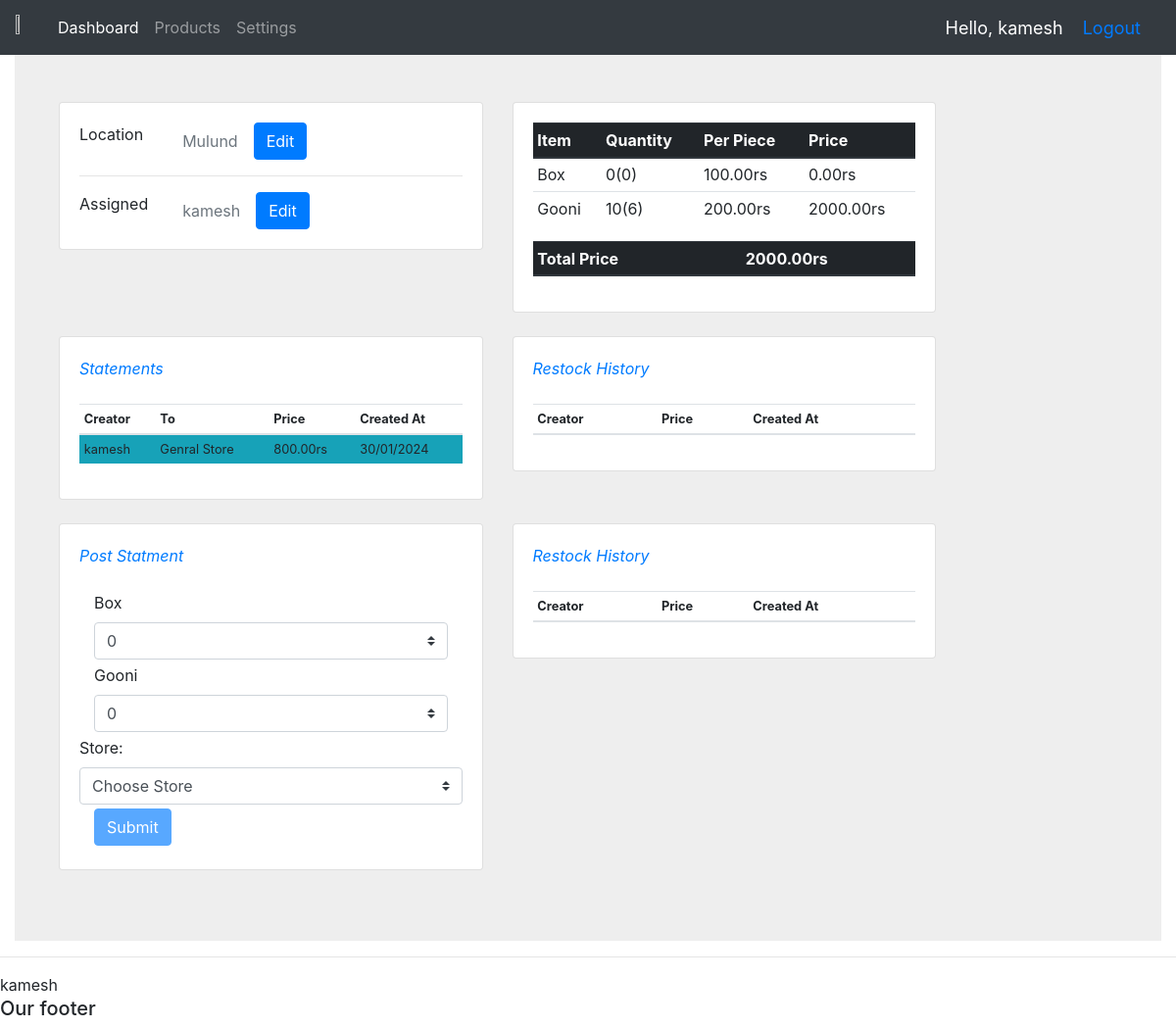
Page /location/2/ (signed in) on the committed database.
### accounts/models.py (models this page shows, shortened)
class Location(models.Model):
    name = models.CharField(max_length=50)
    person = models.OneToOneField(
        Person, on_delete=models.SET_NULL, null=True, blank=True
    )
    def get_inevn_data(self):
        ivent = Inventory.objects.filter(location=self)
        lst = []
        total = 0
        for each in ivent:
            data = {
                "name": each.item.name,
                "quan": each.quantity,
                "pend": each.pend,
                "per": each.item.price,
                "totP": each.price,
                "range": range(1, each.quantity + 1)
            }
            lst.append(data)
            total += data["totP"]
        return {"total_price": total, "data": lst}
    def get_statement(self):
        raw_statements = StoreStatement.objects.filter(warehouse=self).order_by(
            "-created_at"
        )
        statements = []
        color_map = {
            "Approved": "bg-success",
            "Rejected": "bg-danger",
            "Pending": "bg-info",
        }
        for each in raw_statements:
            data = each.get_ST_Info()
            data["status"] = color_map[data["status"]]
            statements.append(data)
        return statements
    def get_restock(self):
        raw_statements = LocationStatement.objects.filter(warehouse=self).order_by(
            "-created_at"
        )
        statements = []
        color_map = {
            "Approved": "bg-success",
            "Rejected": "bg-danger",
            "Pending": "bg-info",
        }
        for each in raw_statements:
            data = each.get_ST_Info()
            data["status"] = color_map[data["status"]]
            statements.append(data)
        return statements

class Person(models.Model):
    user = models.OneToOneField(User, on_delete=models.CASCADE, null=True, blank=True)
    full_name = models.CharField(max_length=50, null=True, blank=True)
    number = models.CharField(max_length=15, null=True, blank=True)
    is_owner = models.BooleanField(default=False)
    def has_location(self):
        try:
            self.location
            return True
        except:
            return False
    def get_assigned_location_name(self):
        if self.has_location():
            return self.location
        else:
            return None
    def __str__(self):
        return str(self.user)

class Item(models.Model):
    name = models.CharField(max_length=50)
    price = models.DecimalField(max_digits=10, decimal_places=2)

class Store(models.Model):
    name = models.CharField(max_length=50)
    owner = models.CharField(max_length=25, null=True, blank=True)
    phone = models.CharField(max_length=10, null=True, blank=True)
    address = models.CharField(max_length=255, null=True, blank=True)
    location = models.ForeignKey(Location, on_delete=models.CASCADE)
    def __str__(self):
        return self.name

### accounts/decorators.py (the view)
    def wrapper(request, location_id, *args, **kwargs):
        try:
            lc = Location.objects.get(id=location_id)
        except Location.DoesNotExist:
            return render(request, 'accounts/my404.html', status=HTTPStatus.NOT_FOUND)
        if lc.person == request.user.person or request.user.person.is_owner:
            return view_func(request, location_id, *args, **kwargs)
        else:
            raise PermissionDenied("You do not have permission to view this statement")

### accounts/models.py (called while the page is built)
    @property
    def price(self):
        return self.quantity * self.item.price

    @property
    def price(self):
        return self.item.price * self.quantity

    def get_ST_Info(self):
        dataSt = {
            "from": self.warehouse,
            "to": self.customer,
            "creator": self.creator,
            "status": self.status,
            "itemList": self.tags.all(),
            "created_at": self.created_at.strftime('%d/%m/%Y'),
            "id": self.id,
        }
        dataSt["price"] = self.price
        return dataSt

    @property
    def price(self):
        return sum(item_quantity.price for item_quantity in self.tags.all())

### accounts/views.py (called while the page is built)
def addEach(lstOpt, persons):
    for each in persons:
        lstOpt.append((each.id, each))
    return lstOpt

### accounts/templates/accounts/locationInfo.html (shortened to what this page needs)
{% extends 'accounts/main.html' %}
{% block content %}
<section style="background-color: #eee;">
  <div class="container py-5">
    <div class="col-lg-12">
      <div class="row">
        <div class="col-md-5 mb-4">
          <div class="card">
            <div class="card-body">
              <div class="row">
                <div class="col-sm-3">
                  <p class="mb-0">Location</p>
                </div>
                <div class="col-sm-9 d-flex align-items-center">
                  <p class="text-muted mb-0">{{ location.name }}</p>
                  {% if request.user.person.is_owner %}
                  {% include 'accounts/editLocName.html' %}
                  {% endif %}
                </div>
              </div>
              <hr>
              <div class="row">
                <div class="col-sm-3">
                  <p class="mb-0">Assigned</p>
                </div>
                <div class="col-sm-9 d-flex align-items-center">
                  <p class="text-muted mb-0">{{ location.person }}</p>
                  {% if request.user.person.is_owner %}
                  {% include 'accounts/editAssignedLoc.html' %}
                  {% endif %}
                </div>
              </div>
            </div>
          </div>
        </div>
        <div class="col-md-5 mb-4">
          <div class="card">
            <div class="card-body">
              {% if inventory %}
              <table class="table table-sm">
                <thead class="thead-dark">
                  <tr>
                    <th scope="col">Item</th>
                    <th scope="col">Quantity</th>
                    <th scope="col">Per Piece</th>
                    <th scope="col">Price</th>
                  </tr>
                </thead>
                <tbody>
                  {% for each in inventory.data %}
                  <tr>
                    <td>{{each.name}}</td>
                    <td>{{each.quan}}({{each.pend}})</td>
                    <td>{{each.per}}rs</td>
                    <td>{{each.totP}}rs</td>
                  </tr>
                  {% endfor %}
                </tbody>
              </table>
              <table class="table table-sm">
                <thead class="thead-dark">
                  <tr>
                    <th scope="col">Total Price</th>
                    <th scope="col"></th>
                    <th scope="col"></th>
                    <th scope="col">{{inventory.total_price}}rs</th>
                  </tr>
                </thead>
              </table>
              {% endif %}
            </div>
          </div>
        </div>
      </div>
      <div class="row">
        <div class="col-md-5 mb-4">
          <div class="card">
            <div class="card-body">
              <p class="mb-4"><span class="text-primary font-italic me-1">Statements</span>
              </p>
              <table class="table table-sm" style="font-size: 0.8rem;">
                <thead class="thead">
                  <tr>
                    <th scope="col">Creator</th>
                    <th scope="col">To</th>
                    <th scope="col">Price</th>
                    <th scope="col">Created At</th>
                  </tr>
                </thead>
                <tbody>
                  {% for each in statements %}
                  <tr class="{{each.status}}" onclick="window.location='/statement/{{each.id}}';"
                    style="cursor:pointer;">
                    <td>{{each.creator}}</td>
                    <td>{{each.to}}</td>
                    <td>{{each.price}}rs</td>
                    <td>{{each.created_at}}</td>
                  </tr>
                  {% endfor %}
                </tbody>
              </table>
            </div>
          </div>
        </div>
        {% if restock != None %}
        <div class="col-md-5 mb-4">
          <div class="card">
            <div class="card-body">
              <p class="mb-4"><span class="text-primary font-italic me-1">Restock History</span>
              </p>
              <table class="table table-sm" style="font-size: 0.8rem;">
                <thead class="thead">
                  <tr>
                    <th scope="col">Creator</th>
                    <th scope="col">Price</th>
                    <th scope="col">Created At</th>
                  </tr>
                </thead>
              </table>
            </div>
          </div>
        </div>
        {% endif %}
      </div>
      <div class="row">
        {% if isAssigned %}
        <div class="col-md-5 mb-4">
          <div class="card">
            <div class="card-body">
              <p class="mb-4"><span class="text-primary font-italic me-1">Post Statment</span>
              </p>
              <form method="post" action="{% url 'create_storeStm' %}">
                <div class="form-col align-items-center">
                  {% for each in inventory.data %}
                  <div class="col-auto my-1">
                    <label class="mr-sm-2" for="item-{{each.name}}">{{each.name}}</label>
                    <select class="custom-select mr-sm-2" id="item-{{each.name}}" name="item-{{each.name}}">
                      <option selected value="0">0</option>
                    </select>
                    <br>
                  </div>
                  {% endfor %}
                  <label class="mr-sm-2" for="store-select">Store:</label>
                  <select class="custom-select mr-sm-2 item-select" id="store-select" name="store_select">
                    <option disabled selected value="">Choose Store</option>
                  </select>
                  <br>
                  <div class="col-auto my-1">
                    <button type="submit" class="btn btn-primary" id="submit-btn" disabled>Submit</button>
                  </div>
                </div>
              </form>
            </div>
          </div>
        </div>
        {% endif %}
        {% if restock != None %}
        <div class="col-md-5 mb-4">
          <div class="card">
            <div class="card-body">
              <p class="mb-4"><span class="text-primary font-italic me-1">Restock History</span>
              </p>
              <table class="table table-sm" style="font-size: 0.8rem;">
                <thead class="thead">
                  <tr>
                    <th scope="col">Creator</th>
                    <th scope="col">Price</th>
                    <th scope="col">Created At</th>
                  </tr>
                </thead>
              </table>
            </div>
          </div>
        </div>
        {% endif %}
      </div>
    </div>
  </div>
</section>
{% endblock %}

### accounts/templates/accounts/main.html (shortened to what this page needs)
<!doctype html>
<html lang="en">
  <head>
    <link rel="stylesheet" href="https://cdn.jsdelivr.net/npm/bootstrap@4.0.0/dist/css/bootstrap.min.css">
  </head>
  <body>
    {% include 'accounts/navbar.html' %}
    <div class="container-fluid">{% block content %} {% endblock %}</div>
    <hr />
    {{request.user}}
    <h5>Our footer</h5>
  </body>
</html>

### accounts/templates/accounts/navbar.html (shortened to what this page needs)
{% load static %}
<nav class="navbar navbar-expand-lg navbar-dark bg-dark">
  <img src="{% static 'images/logo.jpg' %}" width = "3%" height = "3%" />
  <div class="collapse navbar-collapse" id="navbarNav">
    <ul class="navbar-nav">
      <li class="nav-item active">
        <a class="nav-link" href="{% url 'home' %}">Dashboard</a>
      </li>
      <li class="nav-item">
        <a class="nav-link" href="">Products</a>
      </li>
      <li class="nav-item">
        <a class="nav-link" href="">Settings</a>
      </li>
    </ul>
  </div>
  <span class="hello-msg">Hello, {{request.user}}</span>
  <span class="hello-msg"><a href="{% url 'logout' %}">Logout</a></span>
</nav>

### accounts/templates/accounts/editLocName.html (shortened to what this page needs)
{% extends 'accounts/editBut.html' %}
{% block ida %}locName{% endblock %}

### accounts/templates/accounts/editBut.html (shortened to what this page needs)
<button type="button" class="btn btn-primary ml-3" data-toggle="modal"
    data-target="#{% block ida %}{% endblock %}Modal">
    {% block btnName %}Edit{% endblock %}</button>

### accounts/templates/accounts/editAssignedLoc.html (shortened to what this page needs)
{% extends 'accounts/editBut.html' %}
{% block ida %}AssignedTo{% endblock %}

### accounts/templates/accounts/navbar.html (style rules this page uses)
.hello-msg { font-size: 18px; color: #fff; margin-right: 20px; }

### rows in the picture
Location: name "Mulund", person "kamesh", creator "kamesh", to "Genral Store", price "800.00", created_at "30/01/2024"
Item: name "Box", per "100.00", name "Box", name "0"
Item: name "Gooni", per "200.00", name "Gooni", name "0"

### other values in the picture
{{ request.user }} "kamesh"
{{ each.quan }} "0" "10"
{{ each.pend }} "0" "6"
{{ each.totP }} "0.00" "2000.00"
{{ inventory.total_price }} "2000.00"
